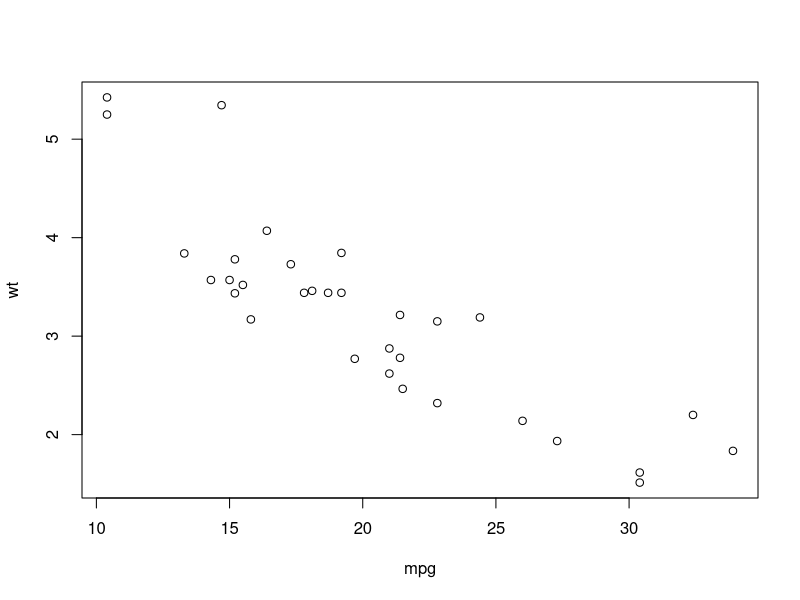
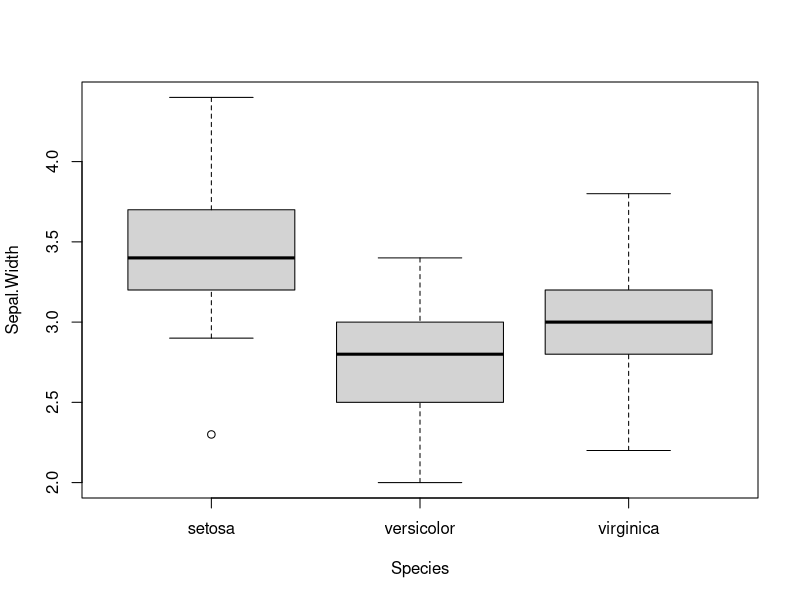
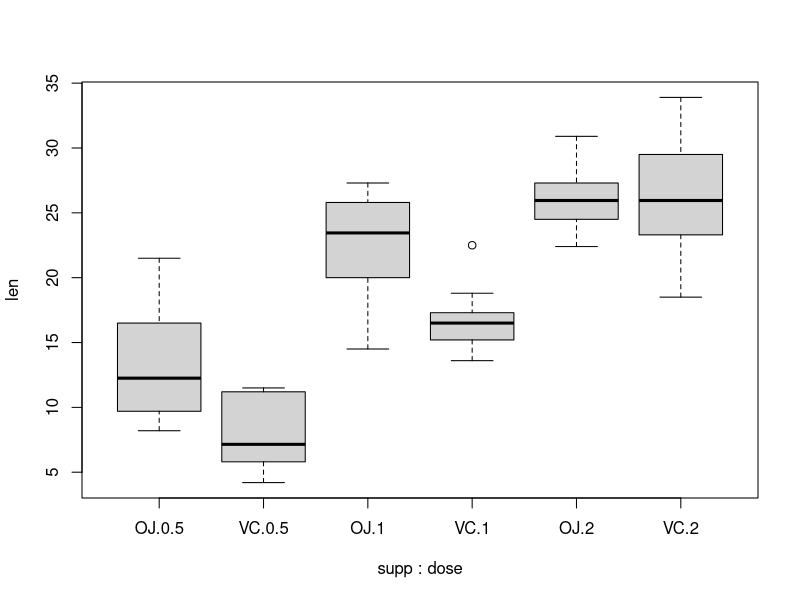
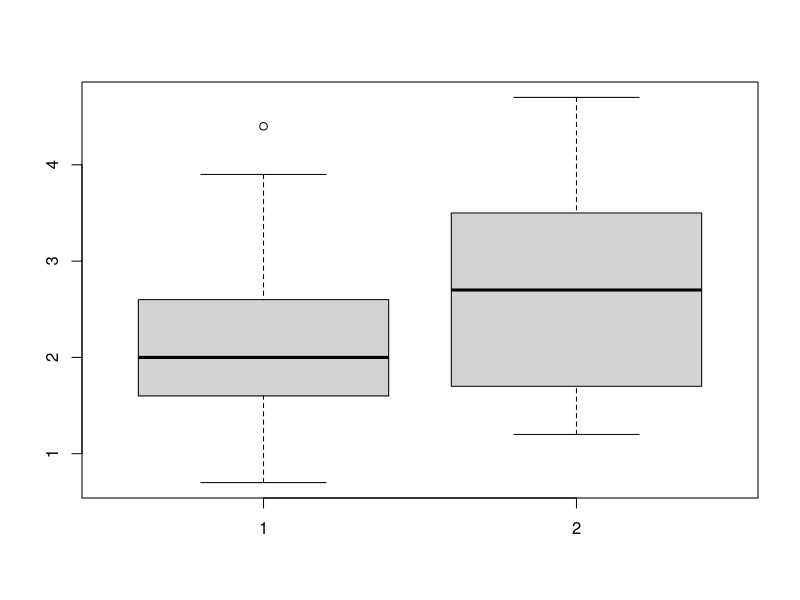

Generate these figures, in order, with R: (Note: this script raises an error after producing the figures.)
##
## 2021. 04. 02
## T-test
##

library(tidyverse)

## shapiro-wilk test 정규성 검정
# T test하기전 반드시 검정을 해야한다.
set.seed(7201)
df <- round(rnorm(n = 20, mean = 95, sd = 4), 0)

shapiro.test(df) # p-value is over alpha value.

df_exp <- rexp(n = 20)
shapiro.test(df_exp)

##
mtcars %>% 
  select(mpg, wt) %>% 
  plot()
  
mtcars %>% 
  select(c(am:carb)) %>% 
  head()

mtcars %>% 
  select(-c(am:carb)) %>% 
  head()

## iris data
## select 
# column direction
iris %>% 
  select(c(Petal.Length, Petal.Width, Species)) %>% 
  head()

iris %>% 
  select(starts_with("Petal"), Species) %>% 
  head()

iris %>% 
  select(ends_with("width"), Species) %>% 
  head()

iris %>% 
  select(Species, everything()) %>% 
  head()
#iris[, c(5, 1:4)]

iris %>% 
  select(contains("."), Species) %>% 
  head()

iris %>% 
  select(matches("[pt]al"), Species) %>% 
  head()
# p나 t를 포함하고 l로 끝나는거 뽑아라

iris %>% 
  select(last_col()) %>% 
  head()

boxplot(Sepal.Width ~Species, data=iris)

## filter
# row direction
iris %>% 
  filter(Species == "setosa") %>% 
  head()

## ToothGrowth
ToothGrowth %>% 
  boxplot(len ~supp*dose, data = .)

ToothGrowth %>% 
  filter(supp == "OJ", dose == 1) %>% # comma is and gate, or gate is |
  head()

ToothGrowth %>% 
  filter(row_number() == 1) %>% 
  head()

ToothGrowth %>% 
  filter(row_number() == n()) %>% # n() is the last number 
  head()

ToothGrowth %>% 
  filter(between(row_number(), 5, n())) %>% # n() is the last number 
  head()

# Group_by
ToothGrowth %>% 
  filter(len > mean(len)) #전체의 평균

ToothGrowth %>% 
  group_by(supp) %>% 
  filter(len > mean(len)) %>%  # supp 별로 평균을 구해서
  tail()

ToothGrowth %>% 
  group_by(supp, dose) %>% 
  filter(len > mean(len))

ToothGrowth %>% 
  group_by(supp, dose) %>% 
  summarise(mean = mean(len), 
            sd = sd(len)) # 굉장히 많이 사용된다. group_by, 많은양을 한번에 처리하기 좋음.

# Sort, order
ToothGrowth %>% 
  #arrange(len) # 오름차순 정렬
  arrange(desc(len)) %>% 
  head()


## mtcars
# summarise
mtcars %>% 
  summarise(mean = mean(mpg), 
            sd = sd(mpg),
            median = median(mpg))
# mutate는 뒤에 새로운 column을 만듦. but summarise는 당장 값만 도출
# summarise + group_by
mtcars %>% 
  group_by(am) %>% 
  summarise(mean = mean(mpg), 
            sd = sd(mpg),
            median = median(mpg))

mtcars %>% 
  group_by(am, vs) %>% # 경우의 수 별로 group을 묶어서 밑의 값들을 계산 
  summarise(mean = mean(mpg), 
            sd = sd(mpg),
            median = median(mpg))

#
mtcars %>% 
  group_by(cyl) %>% 
  summarise(tot_n = n(),
            n5th = nth(mpg, 5),
            mean = mean(mpg),
            median = median(mpg),
            sd = sd(mpg),
            min = min(mpg),
            max = max(mpg),
            iqr = IQR(mpg))

## case_when
x <- 1:10
case_when(
  x %% 2 == 0 ~ "A", # x를 2로 나눈 나머지 0이면, "A" 라고 해라.
  x %% 3 == 0 ~ "B",
  x %% 5 == 0 ~ "C",
  TRUE ~ as.character(x) # TRUE: 나머지는, character 로 x를 저장해라. 
)

x <- 60:100
case_when(
  x >= 90 ~ "A", # x를 2로 나눈 나머지 0이면, "A" 라고 해라.
  x >= 80  ~ "B",
  x >= 70  ~ "C",
  TRUE ~ as.character(x) # TRUE: 나머지는, character 로 x를 저장해라. 
)

## 
x <- c(1, 3, 5, 4, 6)
cumsum(x) # 누적한 덧셈
cummean(x) # 누적한 평균


## Chickweight
# diet 기준, weight에 대한 값들을 구해보자.
ChickWeight %>% 
  group_by(Diet) %>% 
  summarise(tot_nub = n(),
            wt_mean = mean(weight),
            wt_sd = sd(weight),
            wt_iqr = IQR(weight),
            wt_min = min(weight),
            wt_max = max(weight))


## PlantGrowth
# 각 그룹별로 weight의 평균 이상인 것들만 구해서 그것들의 평균을 구해라
PlantGrowth %>% 
  group_by(group) %>% 
  filter(weight >= mean(weight)) %>% 
  summarise(mean = mean(weight))

## one sample t-test
set.seed(1234)  
df <- rnorm(n = 10, mean = 95, sd = 4)

t.test(df, alternative = "two.sided",
       mu = 100, conf.level = 0.95)
# df=9, cuz n=10

# 
t.test(df, alternative = "greater",
       mu = 100, conf.level = 0.95)
# p-value increses dramatically.
# because 위쪽을 계산함. 귀무가설을 100% 지지한다.


## two-sample test
g1 <- c(1.7, 3.9, 1.6, 4.4, 2, 2.2, 2.6, 2, 0.9, 0.7)
g2 <- c(1.2, 3.4, 2, 3.6, 2.5, 1.4, 4.7, 2.9)
boxplot(g1, g2)
# 대립가설: H1: u1 != u2
# 귀무가설: H0: u1 = u2
# 가설이 채택/기각 인지 p-value로 정하자.

t.test(x = g1, y = g2, alternative = "two.sided", 
       mu = 0, 
       paired = F, var.equal = T,
       conf.level = 0.95) 
# two.sided = p-value*2 계산이 되어서 나옴.
# mu=0: two-sample에서 대부분 검정.
# paired: 독립사건 유무.
# var.equal: pooled variance를 쓸 것인가.


## mission about two-sample test
summary(ToothGrowth)
# 두 그룹간의 length의 차이가 있는지를 검증해라.
# 대립가설: 두 그룹간 length 평균이 같지 않다.
# 귀무가설: 두 그룹간 length 평균이 같다.


t.test(len ~supp, data = ToothGrowth, alternative = "two.sided",
       mu = 0, 
       paired = FALSE,
       var.equal = T,
       conf.level = 0.95)
# p-value= 0.06063

t.test(len ~supp, data = ToothGrowth, alternative = "two.sided",
       mu = 0, 
       paired = FALSE,
       var.equal = F,
       conf.level = 0.95)
# var.equal의 값에 상관없이 같은 값이 나온다
# = 두 자료의 분산이 같다.
# 두 자료의 분산값이 같던 다르던, var.equal의 값이 보정해서 나오므로
# 우리는 항상 var.equal = FALSE로 놓고 계산한다.


## chickwts
boxplot(weight ~feed, data = chickwts)

chickwts %>% 
  filter(feed == "casein" | feed =="horsebean") %>% 
  t.test(weight ~feed, data = .,
         var.equal= T)
# p-value가 너무 작아서, 통계의 가치가 없다.

chickwts %>% 
  filter(feed == "soybean" | feed =="meatmeal") %>% 
  t.test(weight ~feed, data = .,
         var.equal= F)

## Mission
# mtcars에서 
summary(as.factor(mtcars$cyl))

mtcars %>% 
  filter(cyl == 4 | cyl == 6) %>% 
  t.test(mpg ~cyl, data =., 
         var.equal = F)

## ToothGrowth
names(ToothGrowth)

oj <- ToothGrowth %>% 
  filter(supp == "OJ")
vc <- ToothGrowth %>% 
  filter(supp == "VC")

shapiro.test(oj$len) # p-value = 0.023: 정규분포를 안따름.
shapiro.test(vc$len) # p-value = 0.4284: 정규분포를 따름.

ToothGrowth %>% 
  t.test(len ~supp, data = .)


# 등분산 검정
library(car)
ToothGrowth %>% 
  leveneTest(len ~supp, data = .,
             center = "mean")
# p-value = 0.2992 > 0.05, 두 데이터의 분산이 같다: 귀무가설 채택.


## sleep: paired design
?sleep
names(sleep)
view(sleep)

sleep %>% 
  t.test(extra ~group, data = .,
         paired = F)

sleep %>% 
  t.test(extra ~group, data = .,
         paired = T)







